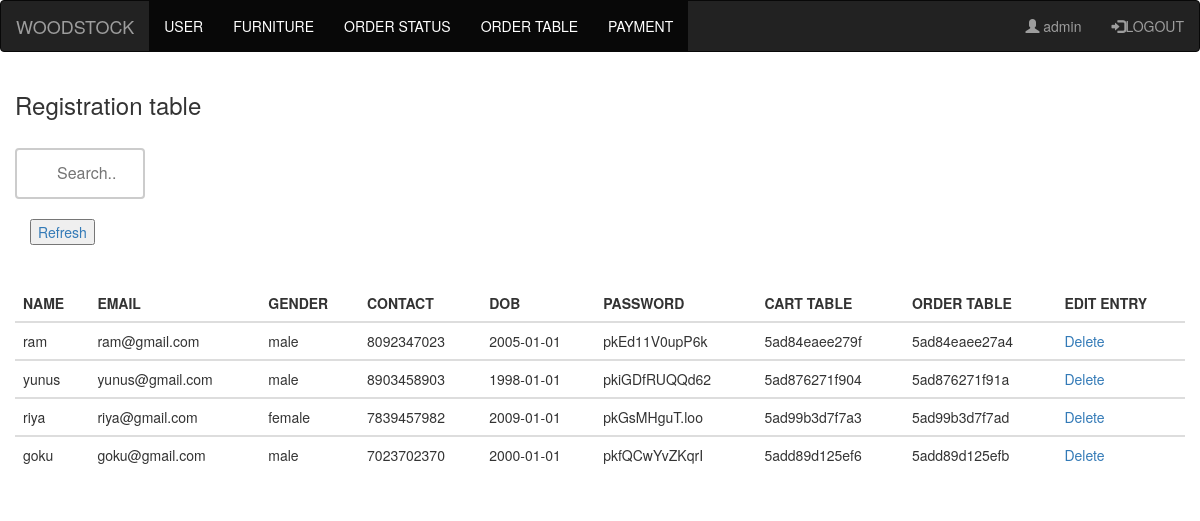
The page /admin_manage.php (signed in) on the database its author committed.
### tables this page shows
CREATE TABLE `medi_register` (
  `name` varchar(100) NOT NULL,
  `email` varchar(100) NOT NULL,
  `gender` varchar(50) NOT NULL,
  `contact` bigint(10) NOT NULL,
  `dob` date NOT NULL,
  `password` varchar(200) NOT NULL,
  `cart_nm` varchar(100) DEFAULT NULL,
  `order_tbl_id` varchar(100) NOT NULL
);

### admin_manage.php (the view, shortened to what this page needs)
<?php
  include("admin_navbar.php")
 ?>
 <!DOCTYPE html>
 <html lang="en">
 <head>
 </head>
 <body>
 	<div class="container-fluid">
  <h3>Registration table</h3>
      <br>
      <?php
        $slt_reg = "SELECT * FROM medi_register";
        $result = mysqli_query($localconnect,$slt_reg);
        ?>
        <div class="container-fluid">
          <div class="row">
            <form>
              <input type="text" name="search" placeholder="Search..">
            </form>
            <br>
          </div>
             <a href='admin_manage'><button>Refresh</button></a>
             <br><br><br>
          </div>
          <table class="table">
            <thead>
              <tr>
                <th>NAME</th>
                <th>EMAIL</th>
                <th>GENDER</th>
                <th>CONTACT</th>
                <th>DOB</th>
                <th>PASSWORD</th>
                <th>CART TABLE</th>
                <th>ORDER TABLE</th>
                <th colspan="2">EDIT ENTRY</th>
              </tr>
            </thead>
            <?php while($row = mysqli_fetch_array($result))
            {
              ?>
            <tbody>
              <tr>
                <?php
                  echo "<td>".$row["name"]."</td>";
                  echo "<td>".$row["email"]."</td>";
                  echo "<td>".$row["gender"]."</td>";
                  echo "<td>".$row["contact"]."</td>";
                  echo "<td>".$row["dob"]."</td>";
                  echo "<td>".$row["password"]."</td>";
                  echo "<td>".$row["cart_nm"]."</td>";
                  echo "<td>".$row["order_tbl_id"]."</td>";
                  echo "<td><a href='admin_manage.php?dltid=".$row["email"]."'>Delete</a></td>";
                }
                 ?>
              </tr>
            </tbody>
          </table>
        </div>
 </body>
 </html>

### admin_manage.php (style rules this page uses)
input[type=text] { width: 130px; box-sizing: border-box; border: 2px solid #ccc; border-radius: 4px; font-size: 16px; background-color: white; background-image: url('searchicon.png'); background-position: 10px 10px; background-repeat: no-repeat; padding: 12px 20px 12px 40px; -webkit-transition: width 0.4s ease-in-out; transition: width 0.4s ease-in-out; }

### rows shown on the page
medi_register: name "ram", email "ram@gmail.com", gender "male", contact "8092347023", dob "2005-01-01", password "pkEd11V0upP6k", cart_nm "5ad84eaee279f", order_tbl "5ad84eaee27a4"
medi_register: name "yunus", email "yunus@gmail.com", gender "male", contact "8903458903", dob "1998-01-01", password "pkiGDfRUQQd62", cart_nm "5ad876271f904", order_tbl "5ad876271f91a"
medi_register: name "riya", email "riya@gmail.com", gender "female", contact "7839457982", dob "2009-01-01", password "pkGsMHguT.loo", cart_nm "5ad99b3d7f7a3", order_tbl "5ad99b3d7f7ad"
medi_register: name "goku", email "goku@gmail.com", gender "male", contact "7023702370", dob "2000-01-01", password "pkfQCwYvZKqrI", cart_nm "5add89d125ef6", order_tbl "5add89d125efb"

### other values the page prints
$_SESSION["admin"] "admin"
